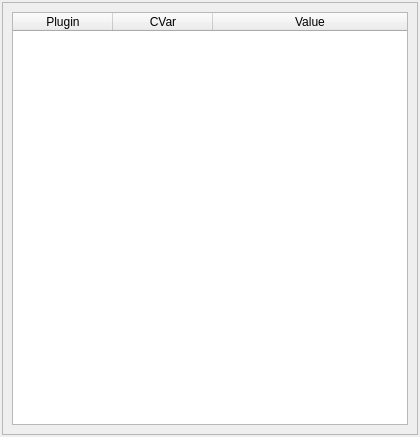
<?xml version="1.0" encoding="UTF-8"?>
<ui version="4.0">
 <class>CVarsWidget</class>
 <widget class="QDockWidget" name="CVarsWidget">
  <property name="geometry">
   <rect>
    <x>0</x>
    <y>0</y>
    <width>420</width>
    <height>437</height>
   </rect>
  </property>
  <property name="minimumSize">
   <size>
    <width>200</width>
    <height>200</height>
   </size>
  </property>
  <property name="sizeIncrement">
   <size>
    <width>5</width>
    <height>5</height>
   </size>
  </property>
  <property name="features">
   <set>QDockWidget::AllDockWidgetFeatures</set>
  </property>
  <property name="allowedAreas">
   <set>Qt::AllDockWidgetAreas</set>
  </property>
  <property name="windowTitle">
   <string>CVars</string>
  </property>
  <widget class="QWidget" name="dockWidgetContents">
   <layout class="QVBoxLayout" name="verticalLayout_3">
    <property name="spacing">
     <number>0</number>
    </property>
    <property name="leftMargin">
     <number>2</number>
    </property>
    <property name="topMargin">
     <number>2</number>
    </property>
    <property name="rightMargin">
     <number>2</number>
    </property>
    <property name="bottomMargin">
     <number>2</number>
    </property>
    <item>
     <widget class="QFrame" name="frame">
      <property name="frameShape">
       <enum>QFrame::StyledPanel</enum>
      </property>
      <property name="frameShadow">
       <enum>QFrame::Plain</enum>
      </property>
      <layout class="QVBoxLayout" name="verticalLayout_4">
       <item>
        <widget class="QTableWidget" name="TableCVars">
         <property name="selectionMode">
          <enum>QAbstractItemView::SingleSelection</enum>
         </property>
         <property name="selectionBehavior">
          <enum>QAbstractItemView::SelectRows</enum>
         </property>
         <property name="verticalScrollMode">
          <enum>QAbstractItemView::ScrollPerPixel</enum>
         </property>
         <property name="horizontalScrollMode">
          <enum>QAbstractItemView::ScrollPerPixel</enum>
         </property>
         <property name="sortingEnabled">
          <bool>true</bool>
         </property>
         <property name="wordWrap">
          <bool>false</bool>
         </property>
         <property name="cornerButtonEnabled">
          <bool>false</bool>
         </property>
         <property name="columnCount">
          <number>3</number>
         </property>
         <attribute name="horizontalHeaderVisible">
          <bool>true</bool>
         </attribute>
         <attribute name="horizontalHeaderCascadingSectionResizes">
          <bool>false</bool>
         </attribute>
         <attribute name="horizontalHeaderDefaultSectionSize">
          <number>100</number>
         </attribute>
         <attribute name="horizontalHeaderMinimumSectionSize">
          <number>40</number>
         </attribute>
         <attribute name="horizontalHeaderShowSortIndicator" stdset="0">
          <bool>true</bool>
         </attribute>
         <attribute name="horizontalHeaderStretchLastSection">
          <bool>true</bool>
         </attribute>
         <attribute name="verticalHeaderVisible">
          <bool>false</bool>
         </attribute>
         <column>
          <property name="text">
           <string>Plugin</string>
          </property>
         </column>
         <column>
          <property name="text">
           <string>CVar</string>
          </property>
         </column>
         <column>
          <property name="text">
           <string>Value</string>
          </property>
         </column>
        </widget>
       </item>
      </layout>
     </widget>
    </item>
   </layout>
  </widget>
 </widget>
 <resources>
  <include location="resources.qrc"/>
 </resources>
 <connections/>
</ui>
